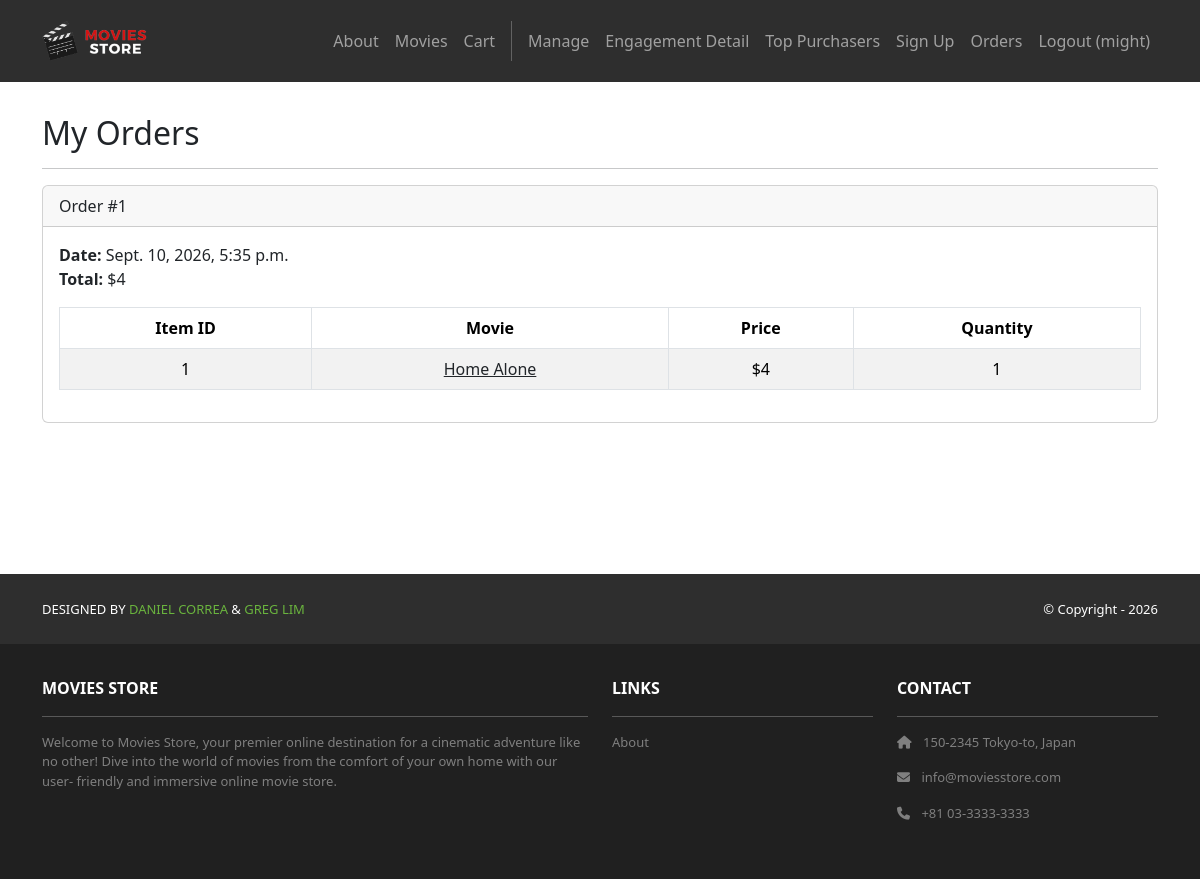
The app's page /accounts/orders/ (signed in), older data.
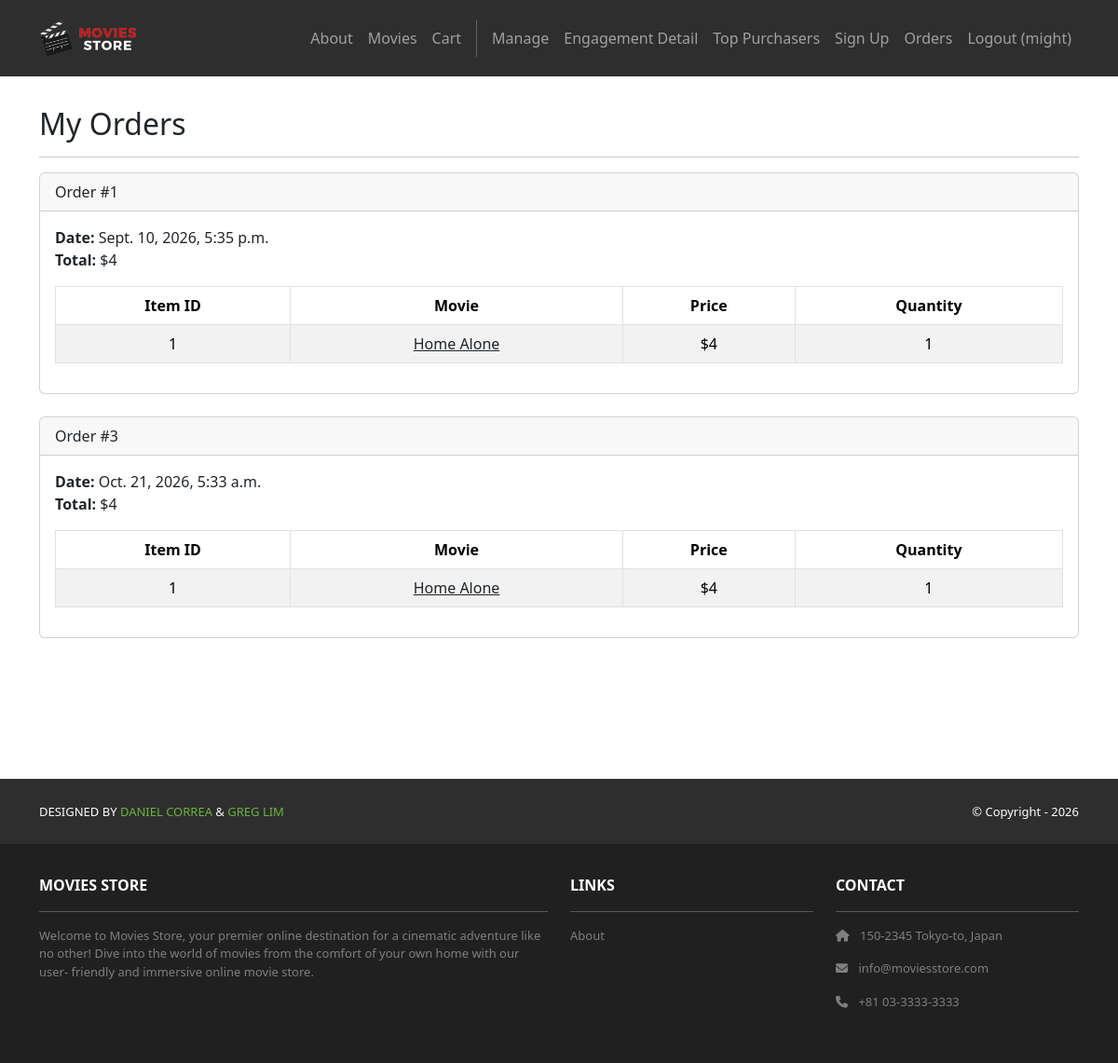
The same page, newer data.
### cart/models.py (models this page shows, shortened)
class Order(models.Model):
    id = models.AutoField(primary_key=True)
    total = models.IntegerField()
    date = models.DateTimeField(auto_now_add=True)
    user = models.ForeignKey(User,
        on_delete=models.CASCADE)

class Item(models.Model):
    id = models.AutoField(primary_key=True)
    price = models.IntegerField()
    quantity = models.IntegerField()
    order = models.ForeignKey(Order,
        on_delete=models.CASCADE)
    movie = models.ForeignKey(Movie,
        on_delete=models.CASCADE)

### movies/models.py (models this page shows, shortened)
class Movie(models.Model):
    id = models.AutoField(primary_key=True)
    name = models.CharField(max_length=255)
    price = models.IntegerField()
    description = models.TextField()
    image = models.ImageField(upload_to='movie_images/')

### accounts/views.py (the view)
# urls.py: path('orders/', views.orders, name='accounts.orders'),
@login_required
def orders(request):
    template_data = {}
    template_data['title'] = 'Orders'
    template_data['orders'] = request.user.order_set.all()
    return render(request, 'accounts/orders.html',
        {'template_data': template_data})

### accounts/templates/accounts/orders.html
{% extends 'base.html' %}
{% block content %}
<div class="p-3">
  <div class="container">
    <div class="row mt-3">
      <div class="col mx-auto mb-3">
        <h2>My Orders</h2>
        <hr />
        {% for order in template_data.orders %}
        <div class="card mb-4">
          <div class="card-header">
            Order #{{ order.id }}
          </div>
          <div class="card-body">
            <b>Date:</b> {{ order.date }}<br />
            <b>Total:</b> ${{ order.total }}<br />
            <table class="table table-bordered
              table-striped text-center mt-3">
              <thead>
                <tr>
                  <th scope="col">Item ID</th>
                  <th scope="col">Movie</th>
                  <th scope="col">Price</th>
                  <th scope="col">Quantity</th>
                </tr>
              </thead>
              <tbody>
                {% for item in order.item_set.all %}
                <tr>
                  <td>{{ item.movie.id }}</td>
                  <td>
                    <a class="link-dark"
                      href="{% url 'movies.show'
                      id=item.movie.id %}">
                      {{ item.movie.name }}
                    </a>
                  </td>
                  <td>${{ item.movie.price }}</td>
                  <td>{{ item.quantity }}</td>
                </tr>
                {% endfor %}
              </tbody>
            </table>
          </div>
        </div>
        {% endfor %}
      </div>
    </div>
  </div>
</div>
{% endblock content %}

### moviestore/templates/base.html (shortened to what this page needs)
<!DOCTYPE html>
<html>
  {% load static %}
  <head>
    <link href=
      "https://cdn.jsdelivr.net/npm/bootstrap@5.3.3/dist/css/bootstrap.min.css" rel="stylesheet"
>
    <link rel=
      "stylesheet"  href="https://cdnjs.cloudflare.com/ajax/libs/font-awesome/6.1.1/css/all.min.css">
    <link rel="stylesheet" type="text/css" href="{% static 'css/style.css' %}">
  </head>
  <body class="main">
     <nav class="p-3 navbar navbar-dark bg-dark
         navbar-expand-lg">
      <div class="container">
        <a class="navbar-brand"
           href="{% url 'home.index' %}">
          <img src="{% static 'img/logo.png' %}" alt="logo"
               height="40" />
        </a>
        <div class="collapse navbar-collapse"
             id="navbarNavAltMarkup">
          <div class="navbar-nav ms-auto navbar-ml">
            <a class="nav-link"
               href="{% url 'home.about' %}">About</a>
               <a class="nav-link" href=
              "{% url 'movies.index' %}">Movies</a>
              <a class="nav-link" href="{% url 'cart.index' %}">Cart</a>
              {% if user.is_authenticated %}
              {% if user.is_staff %}
              <a class="nav-link" href="{% url 'accounts.manage' %}">Manage</a>
              <a class="nav-link" href="{% url 'home.engagement' %}">Engagement Detail</a>
              <a class="nav-link" href="{% url 'top_purchasers' %}">Top Purchasers</a>
              {% endif %}
              {% endif %}
            <a class="nav-link"
              href="{% url 'accounts.signup' %}"> Sign Up </a>
              {% if user.is_authenticated %}
              <a class="nav-link"
                href="{% url 'accounts.orders' %}">Orders
              </a>
            <a class="nav-link" href="{% url 'accounts.logout' %}"> Logout ({{ user.username }})</a>
            {% else %}
               <a class="nav-link" href="{% url 'accounts.login' %}">Login</a>
               {% endif %}
          </div>
        </div>
      </div>
    </nav>
    <div>
      {% block content %}
      {% endblock content %}
    </div>
    </body>
    <footer class="custom-footer">
      <section class="p-3 ms-footer-bottom bg-dark">
      <div class="container d-flex justify-content-between">
        <div class="me-5 text-white">
          <span>DESIGNED BY
            <a href="https://www.x.com/danielgarax"
            target="_blank">DANIEL CORREA</a> &
            <a href="https://www.x.com/greglim81"
            target="_blank">GREG LIM</a>
          </span>
        </div>
        <div class="text-white">
          <span>© Copyright - 2026</span>
        </div>
      </div>
    </section>
     <section class="p-3 ms-footer d-none d-md-block">
      <div class="container">
        <div class="row mt-3 text-white">
          <div class="col-md-6 col-lg-6 col-xl-6 mx-auto mb-4">
            <b>MOVIES STORE</b>
            <hr />
            <p>
              Welcome to Movies Store, your premier online
              destination for a cinematic adventure like no
              other! Dive into the world of movies from the
              comfort of your own home with our user-
              friendly and immersive online movie store.
            </p>
          </div>
          <div class="col-md-3 col-lg-3 col-xl-3
               mx-auto mb-4">
            <b>LINKS</b>
            <hr />
            <p><a class="nav-link"
              href="{% url 'home.about' %}">
              About
            </a></p>
          </div>
          <div class="col-md-3 col-lg-3 col-xl-3 mx-auto
               mb-4">
            <b>CONTACT</b>
            <hr />
            <p><i class="fas fa-home me-2"></i>
              150-2345 Tokyo-to, Japan
            </p>
            <p><i class="fas fa-envelope me-2"></i>
              info@moviesstore.com
            </p>
            <p><i class="fas fa-phone me-2"></i>
              +81 03-3333-3333
            </p>
          </div>
        </div>
      </div>
    </section>
     </footer>
</html>

### moviestore/static/css/style.css (style rules this page uses)
body { height: 100% }
.main { padding-bottom: 400px; }
.bg-dark { background-color: #2E2E2E !important; }
.custom-footer { width: 100%; position: fixed; bottom: 0; }
.ms-footer { background-color: #202020; }
.ms-footer p { color: #7F7F7F; font-size: 13px; }
.ms-footer-bottom span { font-size: 13px; line-height: 38px; }
.ms-footer-bottom a { color: #6ab43e; text-decoration: none; }

Row changes from the older to the newer data that the page shows:
added Order: id "3", date "Oct. 21, 2026, 5:33 a.m.", total "4"
added Item: movie.id "1", movie.name "Home Alone", movie.price "4", quantity "1", shown under "3"
